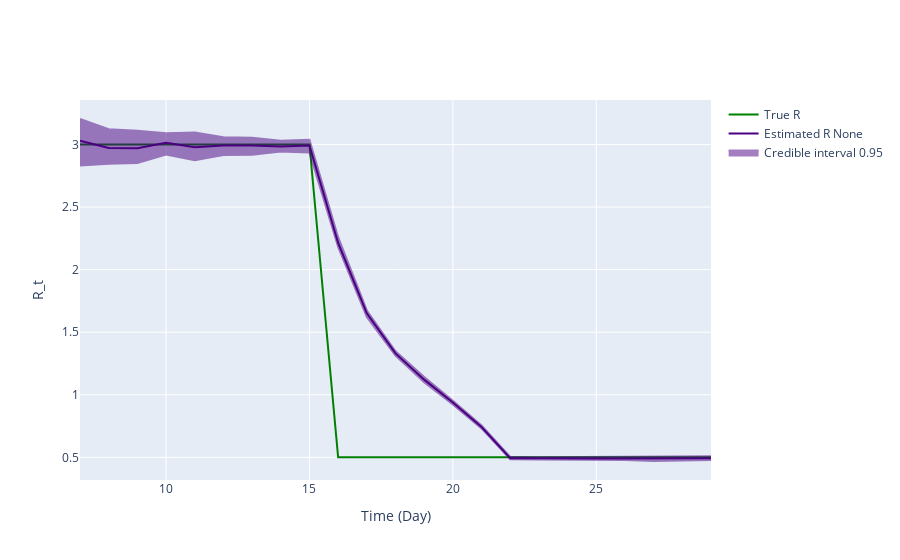

Notebook source saved alongside this figure:
### Markdown cell above
## Inference plot using class method results

### Code cell
fig = ReproductionNumberPlot()

fig.add_ground_truth_rt(ground_truth)
fig.add_interval_rt(new_intervals)

fig.update_labels(time_label='Time (Day)', r_label='R_t')

fig.show_figure()

### Figure 1 — Plotly figure (JSON) as saved in the notebook; plotly's stock layout.template omitted (floating-point values rounded to 4 significant figures)
{"data": [{"line": {"color": "green"}, "mode": "lines", "name": "True R", "type": "scatter", "x": [7, 8, 9, 10, 11, 12, 13, 14, 15, 16, 17, 18, 19, 20, 21, 22, 23, 24, 25, 26, 27, 28, 29], "y": [3, 3, 3, 3, 3, 3, 3, 3, 3, 0.5, 0.5, 0.5, 0.5, 0.5, 0.5, 0.5, 0.5, 0.5, 0.5, 0.5, 0.5, 0.5, 0.5]}, {"line": {"color": "indigo"}, "mode": "lines", "name": "Estimated R None", "type": "scatter", "x": [7, 8, 9, 10, 11, 12, 13, 14, 15, 16, 17, 18, 19, 20, 21, 22, 23, 24, 25, 26, 27, 28, 29], "y": [3.03, 2.972, 2.969, 3.014, 2.977, 2.992, 2.992, 2.984, 2.992, 2.213, 1.651, 1.33, 1.121, 0.9379, 0.7423, 0.4928, 0.4923, 0.489, 0.4907, 0.4903, 0.4906, 0.4888, 0.4927]}, {"fill": "toself", "fillcolor": "indigo", "line": {"color": "indigo"}, "mode": "lines", "name": "Credible interval 0.95", "opacity": 0.5, "showlegend": true, "type": "scatter", "x": [7, 8, 9, 10, 11, 12, 13, 14, 15, 16, 17, 18, 19, 20, 21, 22, 23, 24, 25, 26, 27, 28, 29, 29, 28, 27, 26, 25, 24, 23, 22, 21, 20, 19, 18, 17, 16, 15, 14, 13, 12, 11, 10, 9, 8, 7], "y": [3.203, 3.122, 3.109, 3.09, 3.095, 3.058, 3.054, 3.029, 3.037, 2.259, 1.674, 1.347, 1.143, 0.9531, 0.7542, 0.5038, 0.5011, 0.5019, 0.5031, 0.5014, 0.507, 0.5069, 0.5079, 0.4795, 0.4723, 0.4708, 0.4795, 0.4801, 0.4769, 0.4818, 0.4847, 0.7313, 0.9224, 1.099, 1.313, 1.621, 2.181, 2.936, 2.944, 2.917, 2.915, 2.873, 2.92, 2.852, 2.846, 2.831]}], "layout": {"hovermode": "x unified", "xaxis": {"title": {"text": "Time (Day)"}}, "yaxis": {"title": {"text": "R_t"}}}}
